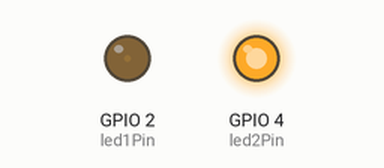
This sketch was run on a simulated ESP32. Shown: output pins drawn as LEDs (lit = HIGH). What the sketch prints to the serial monitor is not drawn.

Above: at 0.05 s.
At 1.15 s:
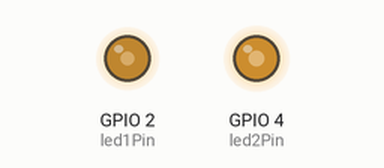
At 2.3 s:
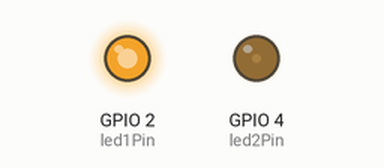
At 4.6 s:
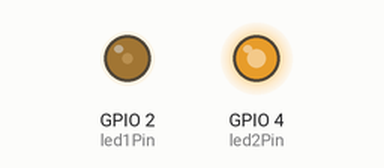
Timing chart, 0 to 6.7 s (numbered marks = the images above):
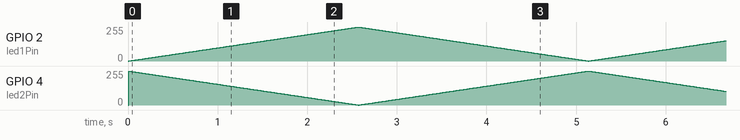

The sketch:

ex06.ino
```cpp
// ESP32 警车双闪灯效 (双通道PWM) ex06作业

// 引脚定义
const int led1Pin = 2;  // 第一个LED引脚
const int led2Pin = 4;  // 第二个LED引脚

// 呼吸灯变量
int brightness = 0;     // LED1的亮度(0~255)
int fadeStep = 1;       // 亮度变化步长
unsigned long lastFadeTime = 0;
const int fadeInterval = 10; // 亮度更新间隔(ms)，数值越小闪烁越快

void setup() {
  Serial.begin(115200);
  pinMode(led1Pin, OUTPUT);
  pinMode(led2Pin, OUTPUT);

  Serial.println("ESP32 双通道PWM警车双闪启动");
}

void loop() {
  // 非阻塞式渐变
  if (millis() - lastFadeTime >= fadeInterval) {
    lastFadeTime = millis();

    // 更新LED1的亮度
    brightness += fadeStep;

    // 到达亮度边界时反转方向
    if (brightness <= 0 || brightness >= 255) {
      fadeStep = -fadeStep;
      brightness = constrain(brightness, 0, 255); // 防止溢出
    }

    // 核心逻辑：两个LED亮度完全反相
    // 当灯A从0增加到255时，灯B恰好从255减小到0
    analogWrite(led1Pin, brightness);
    analogWrite(led2Pin, 255 - brightness);
  }
}
```
